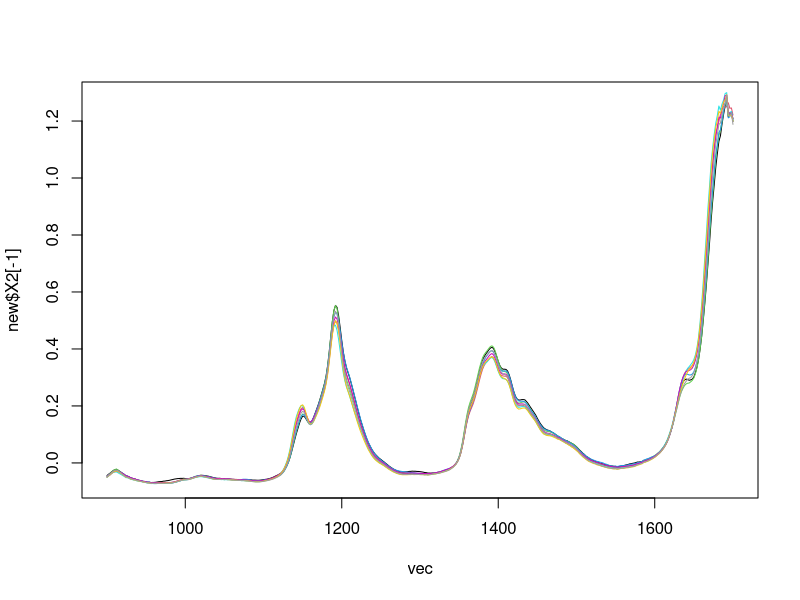
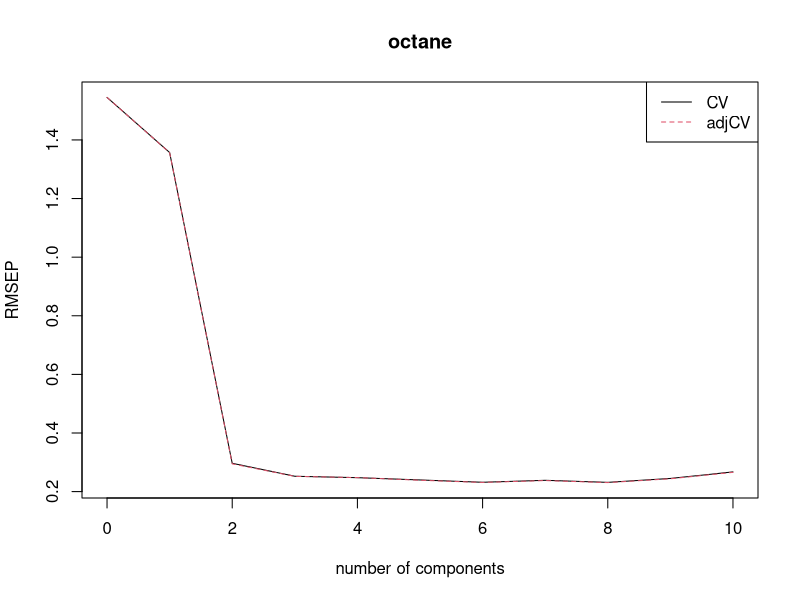
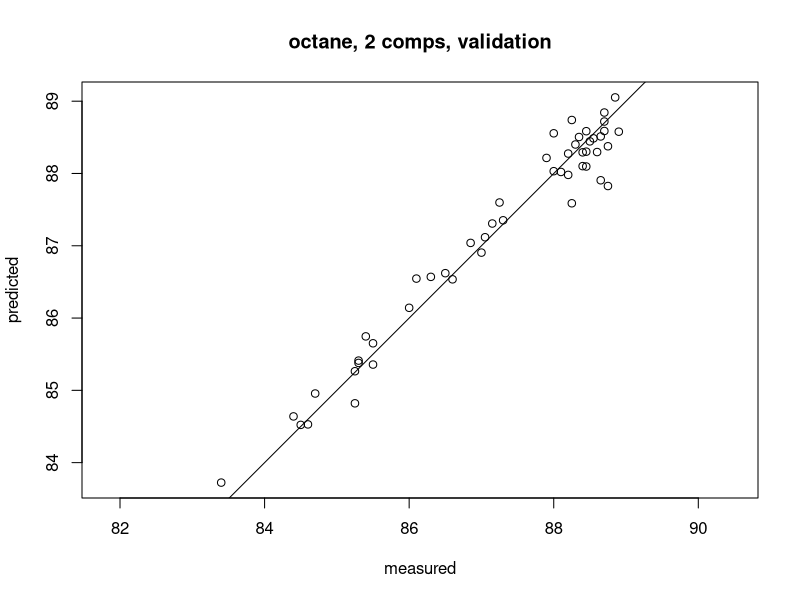
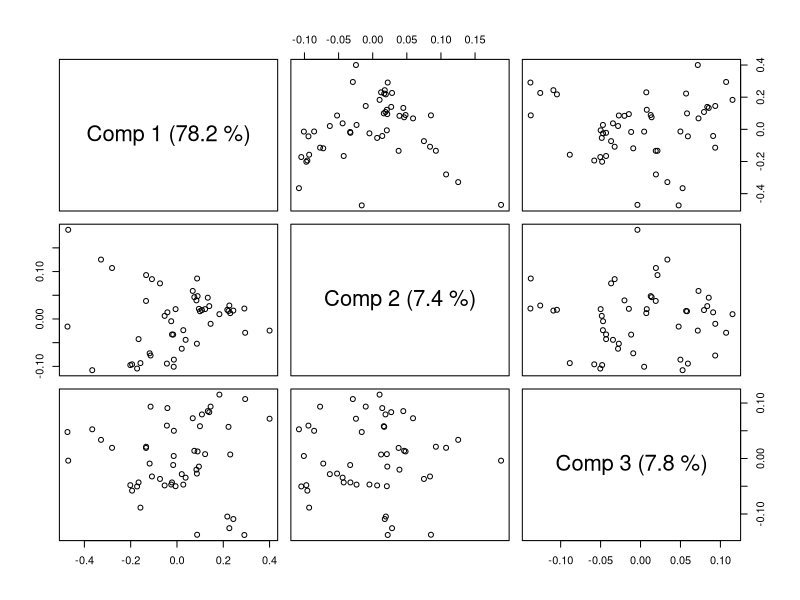
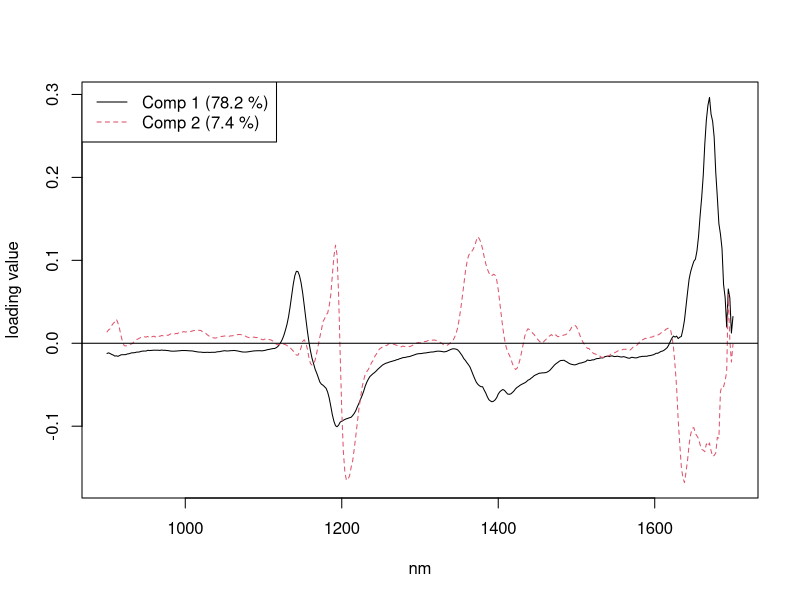

The R script that drew these images, in order:
## ---- chunk 1

library(pls) 

new=data.frame(t(gasoline))
new

vec=seq(900,1700,by=2)
plot(vec,new$X2[-1],type='l')
lines(vec,new$X1[-1],col=2)
lines(vec,new$X3[-1],col=3)
lines(vec,new$X4[-1],col=4)
lines(vec,new$X5[-1],col=5)
lines(vec,new$X6[-1],col=6)
lines(vec,new$X7[-1],col=7)
lines(vec,new$X8[-1],col=8)

## ---- chunk 2
gasTrain <- gasoline[1:50,]
gasTest <- gasoline[51:60,]
## ---- chunk 3
gas1 <- plsr(octane ~ NIR, ncomp = 10, data = gasTrain, validation = "LOO")

summary(gas1)
## ---- chunk 4
plot(RMSEP(gas1), legendpos = "topright")

## ---- chunk 5
plot(gas1, ncomp = 2, asp = 1, line = TRUE)
## ---- chunk 6
 plot(gas1, plottype = "scores", comps = 1:3)
## ---- chunk 7
explvar(gas1)
## ---- chunk 8
plot(gas1, "loadings", comps = 1:2, legendpos = "topleft",
 labels = "numbers", xlab = "nm")
 abline(h = 0)
## ---- chunk 9
predict(gas1, ncomp = 2, newdata = gasTest)
RMSEP(gas1, newdata = gasTest)
